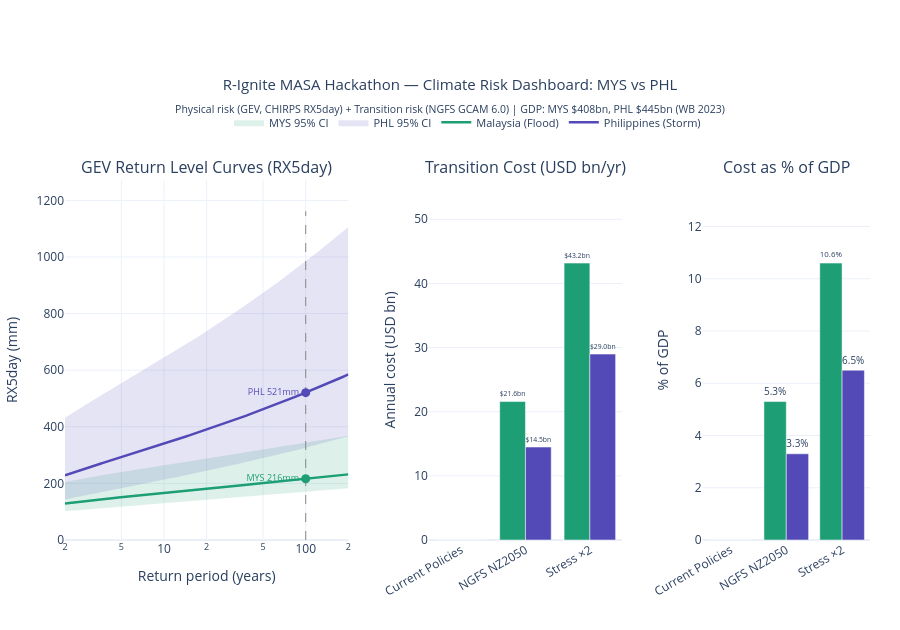

The code cell stored with this chart in its notebook:
### Code cell
# ── F1 Bonus: Combined Physical + Transition Interactive Dashboard ─────────────
import plotly.graph_objects as go
from plotly.subplots import make_subplots
from scipy.stats import genextreme

# ── GEV parameters from r3 results (live — not hardcoded) ─────────────────────
mys_c_gev   = float(mys_r3['gev_shape_c'])
mys_loc_gev = float(mys_r3['gev_loc_mu'])
mys_sc_gev  = float(mys_r3['gev_scale_sigma'])
phl_c_gev   = float(phl_r3['gev_shape_c'])
phl_loc_gev = float(phl_r3['gev_loc_mu'])
phl_sc_gev  = float(phl_r3['gev_scale_sigma'])

mys_rl100 = float(mys_r3['return_level_100yr_mm'])
phl_rl100 = float(phl_r3['return_level_100yr_mm'])
mys_ci_lo = float(mys_r3['rl_100yr_ci95_lo_mm'])
mys_ci_hi = float(mys_r3['rl_100yr_ci95_hi_mm'])
phl_ci_lo = float(phl_r3['rl_100yr_ci95_lo_mm'])
phl_ci_hi = float(phl_r3['rl_100yr_ci95_hi_mm'])

# Return level curves
return_periods   = np.logspace(np.log10(2), np.log10(200), 150)
exceedance_probs = 1.0 - 1.0 / return_periods
mys_rl = genextreme.ppf(exceedance_probs, mys_c_gev, loc=mys_loc_gev, scale=mys_sc_gev)
phl_rl = genextreme.ppf(exceedance_probs, phl_c_gev, loc=phl_loc_gev, scale=phl_sc_gev)

# CI bands scaled uniformly from 100-yr bootstrap CI
mys_ci_lo_curve = mys_rl * (mys_ci_lo / mys_rl100)
mys_ci_hi_curve = mys_rl * (mys_ci_hi / mys_rl100)
phl_ci_lo_curve = phl_rl * (phl_ci_lo / phl_rl100)
phl_ci_hi_curve = phl_rl * (phl_ci_hi / phl_rl100)

# ── Stress scenario data (live from CSV) ───────────────────────────────────────
scen_labels = list(stress['Scenario'])
mys_costs   = list(stress['MYS Cost (USD bn)'])
phl_costs   = list(stress['PHL Cost (USD bn)'])
mys_gdp_pct = list(stress['MYS % GDP'])
phl_gdp_pct = list(stress['PHL % GDP'])

# Shortened display labels for bar x-axis (avoid long rotated text)
short_scen = ['Current Policies', 'NGFS NZ2050', f'Stress ×{STRESS_MULTIPLIER:.0f}']

MYS_COL = '#1D9E75'
PHL_COL = '#534AB7'

# ── Build 1×3 combined dashboard ──────────────────────────────────────────────
fig_plotly = make_subplots(
    rows=1, cols=3,
    subplot_titles=(
        'GEV Return Level Curves (RX5day)',
        'Transition Cost (USD bn/yr)',
        'Cost as % of GDP',
    ),
    column_widths=[0.44, 0.30, 0.26],
    horizontal_spacing=0.10,
)

# ── Panel 1: GEV return level curves ──────────────────────────────────────────
fig_plotly.add_trace(go.Scatter(
    x=np.concatenate([return_periods, return_periods[::-1]]),
    y=np.concatenate([mys_ci_hi_curve, mys_ci_lo_curve[::-1]]),
    fill='toself', fillcolor='rgba(29,158,117,0.15)',
    line=dict(color='rgba(0,0,0,0)'),
    name='MYS 95% CI', showlegend=True,
    hoverinfo='skip',
), row=1, col=1)

fig_plotly.add_trace(go.Scatter(
    x=np.concatenate([return_periods, return_periods[::-1]]),
    y=np.concatenate([phl_ci_hi_curve, phl_ci_lo_curve[::-1]]),
    fill='toself', fillcolor='rgba(83,74,183,0.15)',
    line=dict(color='rgba(0,0,0,0)'),
    name='PHL 95% CI', showlegend=True,
    hoverinfo='skip',
), row=1, col=1)

fig_plotly.add_trace(go.Scatter(
    x=return_periods, y=mys_rl,
    name='Malaysia (Flood)',
    line=dict(color=MYS_COL, width=2.5),
    hovertemplate='Return period: %{x:.0f} yr<br>MYS RX5day: %{y:.1f} mm<extra></extra>',
), row=1, col=1)

fig_plotly.add_trace(go.Scatter(
    x=return_periods, y=phl_rl,
    name='Philippines (Storm)',
    line=dict(color=PHL_COL, width=2.5),
    hovertemplate='Return period: %{x:.0f} yr<br>PHL RX5day: %{y:.1f} mm<extra></extra>',
), row=1, col=1)

_ref_top = max(float(phl_ci_hi_curve.max()), float(mys_ci_hi_curve.max())) * 1.05
fig_plotly.add_trace(go.Scatter(
    x=[100, 100], y=[0, _ref_top],
    mode='lines', line=dict(color='#888', dash='dash', width=1),
    showlegend=False, hoverinfo='skip',
), row=1, col=1)

fig_plotly.add_trace(go.Scatter(
    x=[100], y=[mys_rl100],
    mode='markers+text',
    marker=dict(color=MYS_COL, size=9, symbol='circle'),
    text=[f'MYS {mys_rl100:.0f}mm'],
    textposition='middle left', textfont=dict(size=9, color=MYS_COL),
    showlegend=False,
    hovertemplate=f'MYS 100-yr: {mys_rl100:.0f}mm<br>95% CI [{mys_ci_lo:.0f}–{mys_ci_hi:.0f}]mm<extra></extra>',
), row=1, col=1)

fig_plotly.add_trace(go.Scatter(
    x=[100], y=[phl_rl100],
    mode='markers+text',
    marker=dict(color=PHL_COL, size=9, symbol='circle'),
    text=[f'PHL {phl_rl100:.0f}mm'],
    textposition='middle left', textfont=dict(size=9, color=PHL_COL),
    showlegend=False,
    hovertemplate=f'PHL 100-yr: {phl_rl100:.0f}mm<br>95% CI [{phl_ci_lo:.0f}–{phl_ci_hi:.0f}]mm<extra></extra>',
), row=1, col=1)

# ── Panel 2: Stress scenario costs (USD bn) ────────────────────────────────────
fig_plotly.add_trace(go.Bar(
    name='Malaysia', x=short_scen, y=mys_costs,
    marker_color=MYS_COL,
    text=[f'${v:.1f}bn' if v > 0 else '' for v in mys_costs],
    textposition='outside',
    hovertemplate='%{x}<br>MYS: $%{y:.1f}bn/yr<extra></extra>',
    showlegend=False,
), row=1, col=2)

fig_plotly.add_trace(go.Bar(
    name='Philippines', x=short_scen, y=phl_costs,
    marker_color=PHL_COL,
    text=[f'${v:.1f}bn' if v > 0 else '' for v in phl_costs],
    textposition='outside',
    hovertemplate='%{x}<br>PHL: $%{y:.1f}bn/yr<extra></extra>',
    showlegend=False,
), row=1, col=2)

# ── Panel 3: % of GDP ─────────────────────────────────────────────────────────
fig_plotly.add_trace(go.Bar(
    name='Malaysia (% GDP)', x=short_scen, y=mys_gdp_pct,
    marker_color=MYS_COL,
    text=[f'{v:.1f}%' if v > 0 else '' for v in mys_gdp_pct],
    textposition='outside',
    hovertemplate='%{x}<br>MYS: %{y:.1f}% of GDP<extra></extra>',
    showlegend=False,
), row=1, col=3)

fig_plotly.add_trace(go.Bar(
    name='Philippines (% GDP)', x=short_scen, y=phl_gdp_pct,
    marker_color=PHL_COL,
    text=[f'{v:.1f}%' if v > 0 else '' for v in phl_gdp_pct],
    textposition='outside',
    hovertemplate='%{x}<br>PHL: %{y:.1f}% of GDP<extra></extra>',
    showlegend=False,
), row=1, col=3)

# ── Axes ──────────────────────────────────────────────────────────────────────
_gev_ymax  = max(float(phl_ci_hi_curve.max()), float(mys_ci_hi_curve.max())) * 1.15
_cost_ymax = max(max(mys_costs), max(phl_costs)) * 1.30
_gdp_ymax  = max(max(mys_gdp_pct), max(phl_gdp_pct)) * 1.30

fig_plotly.update_xaxes(type='log', title_text='Return period (years)', row=1, col=1)
fig_plotly.update_yaxes(title_text='RX5day (mm)', range=[0, _gev_ymax], row=1, col=1)

fig_plotly.update_xaxes(tickangle=-30, row=1, col=2)
fig_plotly.update_yaxes(title_text='Annual cost (USD bn)', range=[0, _cost_ymax], row=1, col=2)

fig_plotly.update_xaxes(tickangle=-30, row=1, col=3)
fig_plotly.update_yaxes(title_text='% of GDP', range=[0, _gdp_ymax], row=1, col=3)

# ── Layout ────────────────────────────────────────────────────────────────────
fig_plotly.update_layout(
    title=dict(
        text=(
            'R-Ignite MASA Hackathon — Climate Risk Dashboard: MYS vs PHL<br>'
            f'<sub>Physical risk (GEV, CHIRPS RX5day) + Transition risk (NGFS GCAM 6.0) | GDP: MYS ${MYS_GDP_BN:.0f}bn, PHL ${PHL_GDP_BN:.0f}bn (WB 2023)</sub>'
        ),
        x=0.5,
        font=dict(size=15),
    ),
    barmode='group',
    template='plotly_white',
    legend=dict(
        orientation='h', yanchor='bottom', y=1.12,
        xanchor='center', x=0.5,
        font=dict(size=11),
    ),
    height=630,
    margin=dict(t=180, b=90, l=65, r=30),
)

html_path = OUT_D / 'interactive_stress_test.html'
fig_plotly.write_html(str(html_path))
print(f'Saved combined dashboard (physical + transition): {html_path}')
fig_plotly.show()

### Figure 1 — Plotly figure (JSON) as saved in the notebook; plotly's stock layout.template omitted (floating-point values rounded to 4 significant figures; data arrays with more than 128 entries replaced by an {"elided": "..."} marker saying what was removed)
{"data": [{"fill": "toself", "fillcolor": "rgba(29,158,117,0.15)", "hoverinfo": "skip", "line": {"color": "rgba(0,0,0,0)"}, "name": "MYS 95% CI", "showlegend": true, "type": "scatter", "x": {"elided": "300 float values"}, "xaxis": "x", "y": {"elided": "300 float values"}, "yaxis": "y"}, {"fill": "toself", "fillcolor": "rgba(83,74,183,0.15)", "hoverinfo": "skip", "line": {"color": "rgba(0,0,0,0)"}, "name": "PHL 95% CI", "showlegend": true, "type": "scatter", "x": {"elided": "300 float values"}, "xaxis": "x", "y": {"elided": "300 float values"}, "yaxis": "y"}, {"hovertemplate": "Return period: %{x:.0f} yr<br>MYS RX5day: %{y:.1f} mm<extra></extra>", "line": {"color": "#1D9E75", "width": 2.5}, "name": "Malaysia (Flood)", "type": "scatter", "x": {"elided": "150 float values"}, "xaxis": "x", "y": {"elided": "150 float values"}, "yaxis": "y"}, {"hovertemplate": "Return period: %{x:.0f} yr<br>PHL RX5day: %{y:.1f} mm<extra></extra>", "line": {"color": "#534AB7", "width": 2.5}, "name": "Philippines (Storm)", "type": "scatter", "x": {"elided": "150 float values"}, "xaxis": "x", "y": {"elided": "150 float values"}, "yaxis": "y"}, {"hoverinfo": "skip", "line": {"color": "#888", "dash": "dash", "width": 1}, "mode": "lines", "showlegend": false, "type": "scatter", "x": [100, 100], "xaxis": "x", "y": [0, 1161.0], "yaxis": "y"}, {"hovertemplate": "MYS 100-yr: 216mm<br>95% CI [171–344]mm<extra></extra>", "marker": {"color": "#1D9E75", "size": 9, "symbol": "circle"}, "mode": "markers+text", "showlegend": false, "text": ["MYS 216mm"], "textfont": {"color": "#1D9E75", "size": 9}, "textposition": "middle left", "type": "scatter", "x": [100], "xaxis": "x", "y": [216.4], "yaxis": "y"}, {"hovertemplate": "PHL 100-yr: 521mm<br>95% CI [326–985]mm<extra></extra>", "marker": {"color": "#534AB7", "size": 9, "symbol": "circle"}, "mode": "markers+text", "showlegend": false, "text": ["PHL 521mm"], "textfont": {"color": "#534AB7", "size": 9}, "textposition": "middle left", "type": "scatter", "x": [100], "xaxis": "x", "y": [520.7], "yaxis": "y"}, {"hovertemplate": "%{x}<br>MYS: $%{y:.1f}bn/yr<extra></extra>", "marker": {"color": "#1D9E75"}, "name": "Malaysia", "showlegend": false, "text": ["", "$21.6bn", "$43.2bn"], "textposition": "outside", "type": "bar", "x": ["Current Policies", "NGFS NZ2050", "Stress ×2"], "xaxis": "x2", "y": [0.0, 21.59, 43.17], "yaxis": "y2"}, {"hovertemplate": "%{x}<br>PHL: $%{y:.1f}bn/yr<extra></extra>", "marker": {"color": "#534AB7"}, "name": "Philippines", "showlegend": false, "text": ["", "$14.5bn", "$29.0bn"], "textposition": "outside", "type": "bar", "x": ["Current Policies", "NGFS NZ2050", "Stress ×2"], "xaxis": "x2", "y": [0.0, 14.49, 28.99], "yaxis": "y2"}, {"hovertemplate": "%{x}<br>MYS: %{y:.1f}% of GDP<extra></extra>", "marker": {"color": "#1D9E75"}, "name": "Malaysia (% GDP)", "showlegend": false, "text": ["", "5.3%", "10.6%"], "textposition": "outside", "type": "bar", "x": ["Current Policies", "NGFS NZ2050", "Stress ×2"], "xaxis": "x3", "y": [0.0, 5.3, 10.6], "yaxis": "y3"}, {"hovertemplate": "%{x}<br>PHL: %{y:.1f}% of GDP<extra></extra>", "marker": {"color": "#534AB7"}, "name": "Philippines (% GDP)", "showlegend": false, "text": ["", "3.3%", "6.5%"], "textposition": "outside", "type": "bar", "x": ["Current Policies", "NGFS NZ2050", "Stress ×2"], "xaxis": "x3", "y": [0.0, 3.3, 6.5], "yaxis": "y3"}], "layout": {"annotations": [{"font": {"size": 16}, "showarrow": false, "text": "GEV Return Level Curves (RX5day)", "x": 0.176, "xanchor": "center", "xref": "paper", "y": 1.0, "yanchor": "bottom", "yref": "paper"}, {"font": {"size": 16}, "showarrow": false, "text": "Transition Cost (USD bn/yr)", "x": 0.572, "xanchor": "center", "xref": "paper", "y": 1.0, "yanchor": "bottom", "yref": "paper"}, {"font": {"size": 16}, "showarrow": false, "text": "Cost as % of GDP", "x": 0.896, "xanchor": "center", "xref": "paper", "y": 1.0, "yanchor": "bottom", "yref": "paper"}], "barmode": "group", "height": 630, "legend": {"font": {"size": 11}, "orientation": "h", "x": 0.5, "xanchor": "center", "y": 1.12, "yanchor": "bottom"}, "margin": {"b": 90, "l": 65, "r": 30, "t": 180}, "title": {"font": {"size": 15}, "text": "R-Ignite MASA Hackathon — Climate Risk Dashboard: MYS vs PHL<br><sub>Physical risk (GEV, CHIRPS RX5day) + Transition risk (NGFS GCAM 6.0) | GDP: MYS $408bn, PHL $445bn (WB 2023)</sub>", "x": 0.5}, "xaxis": {"anchor": "y", "domain": [0.0, 0.352], "title": {"text": "Return period (years)"}, "type": "log"}, "xaxis2": {"anchor": "y2", "domain": [0.452, 0.692], "tickangle": -30}, "xaxis3": {"anchor": "y3", "domain": [0.792, 1.0], "tickangle": -30}, "yaxis": {"anchor": "x", "domain": [0.0, 1.0], "range": [0, 1272.0], "title": {"text": "RX5day (mm)"}}, "yaxis2": {"anchor": "x2", "domain": [0.0, 1.0], "range": [0, 56.12], "title": {"text": "Annual cost (USD bn)"}}, "yaxis3": {"anchor": "x3", "domain": [0.0, 1.0], "range": [0, 13.78], "title": {"text": "% of GDP"}}}}
